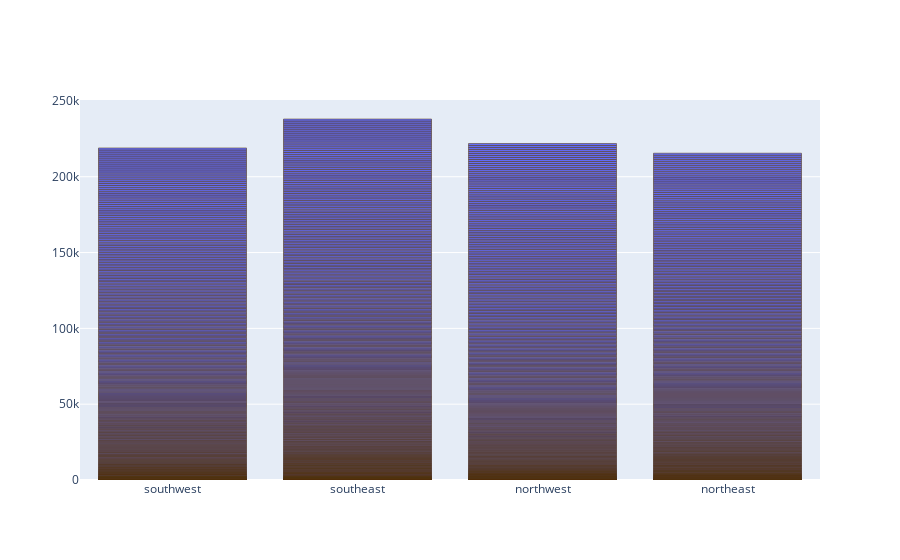

Notebook code for this chart:
### Code cell
fig = go.Figure([go.Bar(x=data['region'], y=data['region'].index, marker_line_color='rgb(80,48,7)')])
fig.show()

### Figure 1 — Plotly figure (JSON) as saved in the notebook; plotly's stock layout.template omitted (floating-point values rounded to 4 significant figures; data arrays with more than 128 entries replaced by an {"elided": "..."} marker saying what was removed)
{"data": [{"marker": {"line": {"color": "rgb(80,48,7)"}}, "type": "bar", "x": {"elided": "1338 str values"}, "y": {"elided": "1338 int values"}}], "layout": {}}
